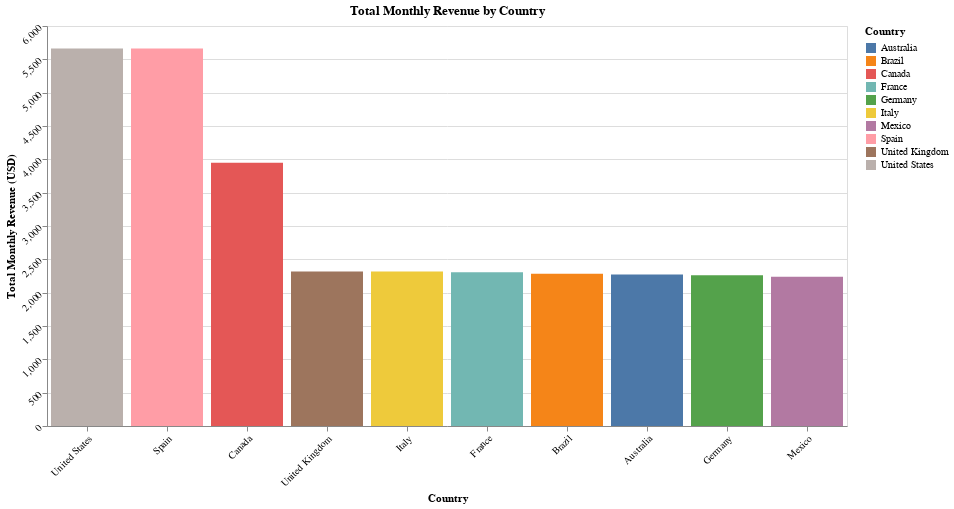

Notebook code cell kept with this figure:
### Code cell
# Group data by country and calculate total monthly revenue
revenue_by_country = userbase_df.groupby('Country')['Monthly Revenue'].sum().reset_index()

# Create a bar chart for monthly revenue by country
revenue_bar_chart = alt.Chart(revenue_by_country).mark_bar().encode(
    x=alt.X('Country:N', sort='-y', title='Country'),
    y=alt.Y('Monthly Revenue:Q', title='Total Monthly Revenue (USD)'),
    color='Country:N',
    tooltip=['Country', 'Monthly Revenue']
).properties(
    title='Total Monthly Revenue by Country',
    width=800,
    height=400
).configure_axis(
    labelAngle=-45
)

revenue_bar_chart

### Figure 1 — Vega-Lite specification as saved in the notebook (floating-point values rounded to 4 significant figures)
{"config": {"view": {"continuousWidth": 300, "continuousHeight": 300}, "axis": {"labelAngle": -45}}, "data": {"name": "data-07bf4e5e988b09bde91f6e76c28e7014"}, "mark": {"type": "bar"}, "encoding": {"color": {"field": "Country", "type": "nominal"}, "tooltip": [{"field": "Country", "type": "nominal"}, {"field": "Monthly Revenue", "type": "quantitative"}], "x": {"field": "Country", "sort": "-y", "title": "Country", "type": "nominal"}, "y": {"field": "Monthly Revenue", "title": "Total Monthly Revenue (USD)", "type": "quantitative"}}, "height": 400, "title": "Total Monthly Revenue by Country", "width": 800, "$schema": "https://vega.github.io/schema/vega-lite/v5.8.0.json", "datasets": {"data-07bf4e5e988b09bde91f6e76c28e7014": [{"Country": "Australia", "Monthly Revenue": 2271}, {"Country": "Brazil", "Monthly Revenue": 2285}, {"Country": "Canada", "Monthly Revenue": 3950}, {"Country": "France", "Monthly Revenue": 2307}, {"Country": "Germany", "Monthly Revenue": 2260}, {"Country": "Italy", "Monthly Revenue": 2317}, {"Country": "Mexico", "Monthly Revenue": 2237}, {"Country": "Spain", "Monthly Revenue": 5662}, {"Country": "United Kingdom", "Monthly Revenue": 2318}, {"Country": "United States", "Monthly Revenue": 5664}]}}
